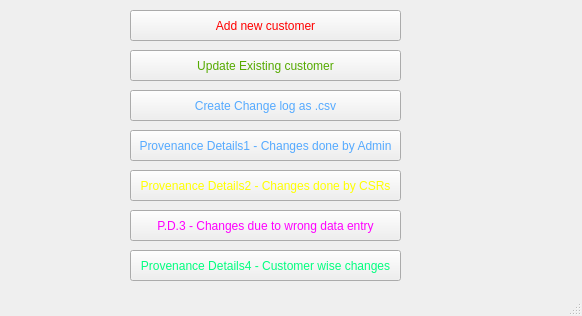
<?xml version="1.0" encoding="UTF-8"?>
<ui version="4.0">
 <class>MainWindow</class>
 <widget class="QMainWindow" name="MainWindow">
  <property name="geometry">
   <rect>
    <x>0</x>
    <y>0</y>
    <width>582</width>
    <height>316</height>
   </rect>
  </property>
  <property name="windowTitle">
   <string>Data Provenance using sqlite3</string>
  </property>
  <widget class="QWidget" name="centralwidget">
   <widget class="QPushButton" name="pushButton">
    <property name="geometry">
     <rect>
      <x>130</x>
      <y>50</y>
      <width>271</width>
      <height>31</height>
     </rect>
    </property>
    <property name="styleSheet">
     <string notr="true">color: rgb(85, 170, 0);
font: 75 12pt &quot;MS Sans Serif&quot;;</string>
    </property>
    <property name="text">
     <string>Update Existing customer</string>
    </property>
   </widget>
   <widget class="QPushButton" name="pushButton_2">
    <property name="geometry">
     <rect>
      <x>130</x>
      <y>90</y>
      <width>271</width>
      <height>31</height>
     </rect>
    </property>
    <property name="styleSheet">
     <string notr="true">color: rgb(85, 170, 255);
font: 75 11pt &quot;MS Shell Dlg 2&quot;;</string>
    </property>
    <property name="text">
     <string>Create Change log as .csv</string>
    </property>
   </widget>
   <widget class="QPushButton" name="pushButton_5">
    <property name="geometry">
     <rect>
      <x>130</x>
      <y>10</y>
      <width>271</width>
      <height>31</height>
     </rect>
    </property>
    <property name="styleSheet">
     <string notr="true">color: rgb(255, 0, 0);
font: 75 11pt &quot;Georgia&quot;;</string>
    </property>
    <property name="text">
     <string>Add new customer</string>
    </property>
   </widget>
   <widget class="QPushButton" name="pushButton_6">
    <property name="geometry">
     <rect>
      <x>130</x>
      <y>210</y>
      <width>271</width>
      <height>31</height>
     </rect>
    </property>
    <property name="styleSheet">
     <string notr="true">color: rgb(255, 0, 255);
font: 75 10pt &quot;MS Shell Dlg 2&quot;;</string>
    </property>
    <property name="text">
     <string>P.D.3 - Changes due to wrong data entry</string>
    </property>
   </widget>
   <widget class="QPushButton" name="pushButton_7">
    <property name="geometry">
     <rect>
      <x>130</x>
      <y>170</y>
      <width>271</width>
      <height>31</height>
     </rect>
    </property>
    <property name="styleSheet">
     <string notr="true">color: rgb(255, 255, 0);
font: 75 10pt &quot;MS Shell Dlg 2&quot;;</string>
    </property>
    <property name="text">
     <string>Provenance Details2 - Changes done by CSRs</string>
    </property>
   </widget>
   <widget class="QPushButton" name="pushButton_3">
    <property name="geometry">
     <rect>
      <x>130</x>
      <y>130</y>
      <width>271</width>
      <height>31</height>
     </rect>
    </property>
    <property name="styleSheet">
     <string notr="true">color: rgb(85, 170, 255);
font: 75 10pt &quot;MS Shell Dlg 2&quot;;</string>
    </property>
    <property name="text">
     <string>Provenance Details1 - Changes done by Admin</string>
    </property>
   </widget>
   <widget class="QPushButton" name="pushButton_8">
    <property name="geometry">
     <rect>
      <x>130</x>
      <y>250</y>
      <width>271</width>
      <height>31</height>
     </rect>
    </property>
    <property name="styleSheet">
     <string notr="true">color: rgb(170, 0, 0);
color: rgb(0, 255, 127);</string>
    </property>
    <property name="text">
     <string>Provenance Details4 - Customer wise changes</string>
    </property>
   </widget>
  </widget>
  <widget class="QStatusBar" name="statusbar"/>
 </widget>
 <resources/>
 <connections/>
</ui>
